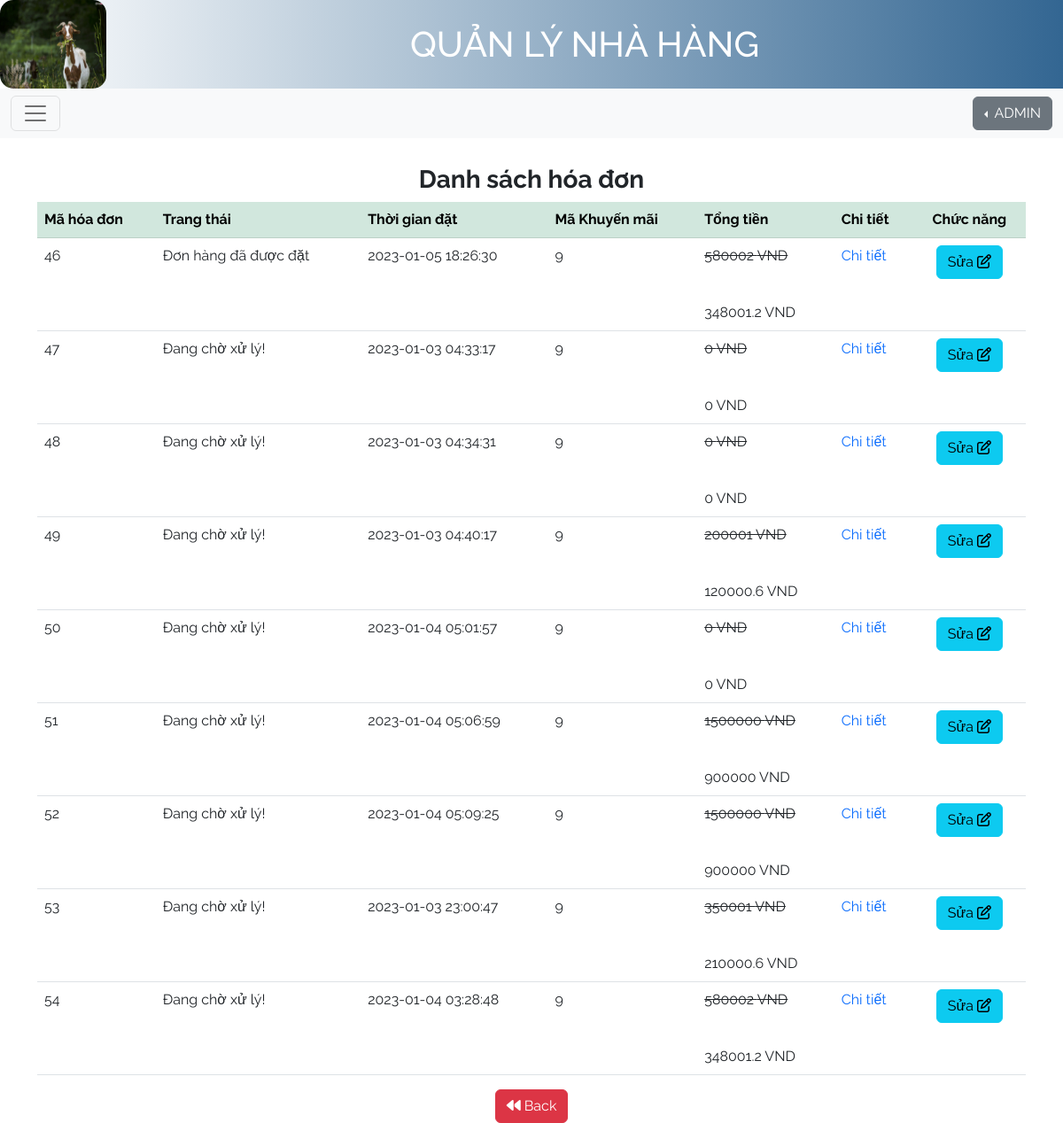
Page /trangchuAdmin1.php?id=5 on the committed database.
### tables this page shows
CREATE TABLE `hoadon` (
  `maHD` int(10) NOT NULL,
  `gia` float NOT NULL,
  `tgdat` timestamp NOT NULL DEFAULT current_timestamp() ON UPDATE current_timestamp(),
  `trangthai` int(1) NOT NULL DEFAULT 0,
  `maKM` int(10) NOT NULL,
  `IDKH` int(10) NOT NULL
);

### dshoadon1.php (the view, shortened to what this page needs)
<!DOCTYPE html>
<html lang="en">
<head>
  <link href="https://cdn.jsdelivr.net/npm/bootstrap@5.2.3/dist/css/bootstrap.min.css" rel="stylesheet">
  <link href="css/all.min.css" rel="stylesheet">
		<link href="css/bootstrap.min.css" rel="stylesheet">
		<link href="css/main.css" rel="stylesheet">
</head>
<body>
<div style="margin-top: 30px;">
<div class="container mt-3">
    <h3 class="text-center fw-bold">Danh sách hóa đơn</h3>
  <table class="table">
    <thead class="table-success">
      <tr>
            <th>Mã hóa đơn</th>
            <th>Trang thái</th>
            <th>Thời gian đặt</th>
            <th>Mã Khuyến mãi</th>
            <th>Tổng tiền</th>
            <th>Chi tiết</th>
            <th class="text-center">Chức năng</th>
      </tr>
    </thead>
    <tbody>
    <?php
            include("/xampp/htdocs/myproject/connectDataBase.php");
            $sql="SELECT maHD, trangthai,tgdat, sum(gia) as tong, phanTramKM, hoadon.maKM from hoadon, khuyenmai where hoadon.maKM = khuyenmai.maKM  GROUP BY maHD";
            $rs=mysqli_query($con,$sql);
            while($row=mysqli_fetch_assoc($rs)){
                $trangthai=null;
                if($row['trangthai']==0){
                    $trangthai="Đang chờ xử lý!";
                }
                elseif($row['trangthai']==1){
                    $trangthai="Đơn hàng đã được đặt";
                }
                else{
                    $trangthai ="Đơn hàng đã bị hủy";
                }
                $tientra= ($row['tong'] - ($row['tong']*($row['phanTramKM']/100)));
        ?>
            <tr>
                <td><?=$row['maHD']?></td>
                <td><?=$trangthai?></td>
                <td><?=$row['tgdat']?></td>
                <td><?=$row['maKM']?></td>
                <td><p style="text-decoration: line-through;"><?=$row['tong']?> VND</p><br><?=$tientra?> VND</td>
                <td><a class="text-decoration-none" href="chitiethoadon.php?ma=<?=$row['maHD']?>">Chi tiết</a></td>
                <td class="text-center"><a href="edithoadon.php?ma=<?=$row['maHD']?>"><button class="btn btn-info">Sửa <i class="fa-regular fa-pen-to-square"></i></button></a></td>
            </tr>
        <?php
            }
        ?>
    </tbody>
  </table>
  <div class="container text-center">
  <a href="trangchuAdmin1.php"><button class="btn btn-danger"><i class="fa-solid fa-backward"></i> Back</button></a>
  </div>
</div>
</div>
</body>
</html>

### css/main.css (style rules this page uses)
body { font-family: 'Raleway', sans-serif; }

### rows in the picture
hoadon: maHD "46", trangthai "Đơn hàng đã được đặt", tgdat "2023-01-05 18:26:30", maKM "9", tong "580002", tientra "348001.2"
hoadon: maHD "47", trangthai "Đang chờ xử lý!", tgdat "2023-01-03 04:33:17", maKM "9", tong "0", tientra "0"
hoadon: maHD "48", trangthai "Đang chờ xử lý!", tgdat "2023-01-03 04:34:31", maKM "9", tong "0", tientra "0"
hoadon: maHD "49", trangthai "Đang chờ xử lý!", tgdat "2023-01-03 04:40:17", maKM "9", tong "200001", tientra "120000.6"
hoadon: maHD "50", trangthai "Đang chờ xử lý!", tgdat "2023-01-04 05:01:57", maKM "9", tong "0", tientra "0"
hoadon: maHD "51", trangthai "Đang chờ xử lý!", tgdat "2023-01-04 05:06:59", maKM "9", tong "1500000", tientra "900000"
hoadon: maHD "52", trangthai "Đang chờ xử lý!", tgdat "2023-01-04 05:09:25", maKM "9", tong "1500000", tientra "900000"
hoadon: maHD "53", trangthai "Đang chờ xử lý!", tgdat "2023-01-03 23:00:47", maKM "9", tong "350001", tientra "210000.6"
hoadon: maHD "54", trangthai "Đang chờ xử lý!", tgdat "2023-01-04 03:28:48", maKM "9", tong "580002", tientra "348001.2"
